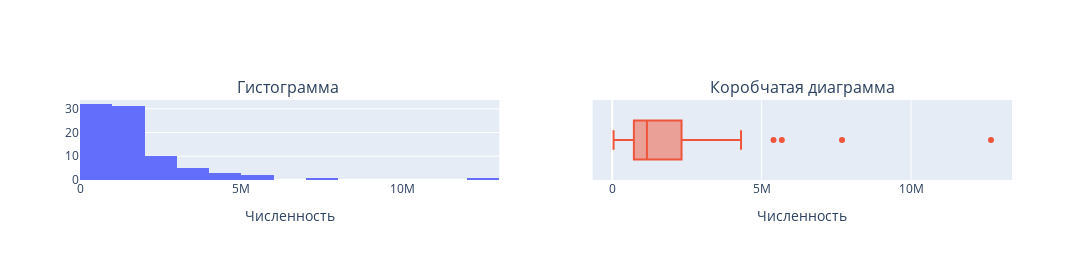
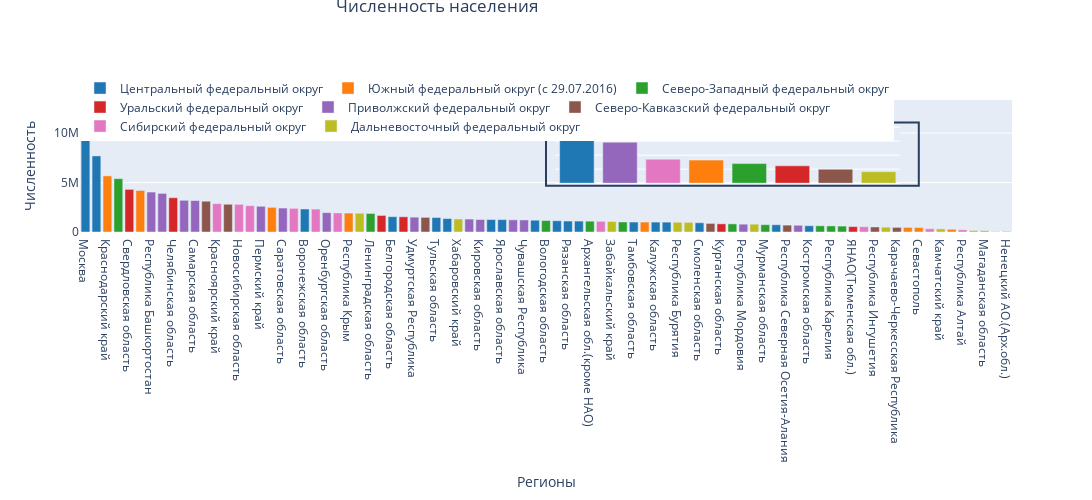

Here is the notebook cell these charts were saved with, in order:
### Code cell
# Создаем маску, где будем использовать цвета наших регионов.
mask_number = df.groupby('Федеральный округ')['Численность населения'].sum().reset_index()
mask_number.sort_values(by='Численность населения',ascending=False,inplace=True)
mask_number['цвет'] = mask_number['Федеральный округ'].map(dct_colors)

# Нарисуем первую фигуру, которая будет состоять из гистограммы и коробчатой диаграммы
fig_1=make_subplots(rows=1,
                  cols=2,
                  subplot_titles=['Гистограмма ','Коробчатая диаграмма']
                  )
# Гистограмма
fig_1.add_trace(col=1,row=1,trace=go.Histogram(x=df['Численность населения'],showlegend=False))
fig_1.update_xaxes(title='Численность',col=1,row=1)

# Коробчатая диаграмма
fig_1.add_trace(col=2,row=1,trace=go.Box(x=df['Численность населения'],showlegend=False,name=''))
fig_1.update_xaxes(title='Численность',col=2,row=1)
# Изменим высоту и ширину первого графика
fig_1.update_layout(height=260,width=1200)

# Нарисуем первый график
fig_1.show()

# Далее нам понадобится столбчатая диаграмма, цветом выделим округа, а меткой сделаем регионы-млн.
fig_2 = px.bar(x=df['Регионы'],
             title='Численность населения по регионам',
             y=df['Численность населения'],
             color=df['Федеральный округ'],
             color_discrete_map=dct_colors,
             height=500,width=1200)

# Отсортируем согласно признаку Регионы, а он у нас отсортирован по численности населения
fig_2.update_xaxes(categoryorder='array',categoryarray=df['Регионы'])

# Добавим текст во внутрь черным цветом, что бы мы понимали где регион миллионник
fig_2.update_traces(textposition='outside',textfont_color='#3F51B5')


# Третий график будет внутри основного второго графика
fig_2.add_trace(
    trace=go.Bar(marker_color=mask_number['цвет'],
        x=mask_number['Федеральный округ'],
        y=mask_number['Численность населения'],
        name="Федеральный округ",xaxis='x2',
        showlegend=False))

# Рисуем внутри второго графика фигуру типа rect - это прямоугольник, указываем его вершины
fig_2.update_layout( shapes=[
    dict(type="rect", #тип
         xref="paper", # цвет 
         yref="paper", # цвет 
         x0=0.5, # начало графика x0 от левого края
         y0=0.35, # начало графика y0 от нижнего края
         x1=0.9, # конец графика x1 от левого края
         y1=0.83, # конец графика y1 от нижнего края
         line_width=2, #
         fillcolor=None, #
         opacity=1)])

# Уточняем область отображения второго графика
fig_2.update_traces(selector=lambda t: t.name=="Федеральный округ", xaxis="x2", yaxis="y2")

# Новые оси третьего графика
fig_2.update_layout(
    xaxis2=dict(domain=[0.51, 0.88], anchor="y2"),  # определяем оси X для врезанного графика
    yaxis2=dict(domain=[0.37, 0.81], anchor="x2")) # определяем оси Y для врезанного графика

fig_2.update_layout(autosize=False,
                  legend_orientation="h",
                  legend=dict(x=0,y=1.2, yanchor='top',title=''),
                  title={'text':"Численность населения",'x':0.4,'y':1},
                  xaxis_title="Регионы",
                  yaxis_title="Численность",
                  
                  xaxis2 = {'showticklabels': False},
                  yaxis2 = {'showticklabels': False})



fig_2.show()

### Figure 1 — Plotly figure (JSON) as saved in the notebook; plotly's stock layout.template omitted (floating-point values rounded to 4 significant figures)
{"data": [{"showlegend": false, "type": "histogram", "x": [12678079, 7690863, 5675462, 5398064, 4310681, 4197821, 4038151, 3902888, 3466369, 3202946, 3179532, 3110858, 2866255, 2803573, 2798170, 2657854, 2599260, 2491036, 2421895, 2391193, 2324205, 2317153, 1956835, 1926665, 1912622, 1895868, 1875872, 1674676, 1549151, 1537416, 1500955, 1478726, 1466127, 1358416, 1315643, 1305563, 1262402, 1260379, 1253389, 1229824, 1217818, 1192491, 1160445, 1139371, 1108847, 1104008, 1092424, 1079271, 1059700, 1012512, 1006748, 1005782, 1002575, 997135, 985937, 971996, 934889, 868350, 827166, 820473, 790197, 790044, 741404, 733498, 696837, 679417, 633385, 626115, 614064, 596508, 544444, 534262, 507061, 488257, 465528, 463088, 449138, 327383, 313016, 271135, 220181, 158305, 140149, 50288, 44111], "xaxis": "x", "yaxis": "y"}, {"name": "", "showlegend": false, "type": "box", "x": [12678079, 7690863, 5675462, 5398064, 4310681, 4197821, 4038151, 3902888, 3466369, 3202946, 3179532, 3110858, 2866255, 2803573, 2798170, 2657854, 2599260, 2491036, 2421895, 2391193, 2324205, 2317153, 1956835, 1926665, 1912622, 1895868, 1875872, 1674676, 1549151, 1537416, 1500955, 1478726, 1466127, 1358416, 1315643, 1305563, 1262402, 1260379, 1253389, 1229824, 1217818, 1192491, 1160445, 1139371, 1108847, 1104008, 1092424, 1079271, 1059700, 1012512, 1006748, 1005782, 1002575, 997135, 985937, 971996, 934889, 868350, 827166, 820473, 790197, 790044, 741404, 733498, 696837, 679417, 633385, 626115, 614064, 596508, 544444, 534262, 507061, 488257, 465528, 463088, 449138, 327383, 313016, 271135, 220181, 158305, 140149, 50288, 44111], "xaxis": "x2", "yaxis": "y2"}], "layout": {"annotations": [{"font": {"size": 16}, "showarrow": false, "text": "Гистограмма ", "x": 0.225, "xanchor": "center", "xref": "paper", "y": 1, "yanchor": "bottom", "yref": "paper"}, {"font": {"size": 16}, "showarrow": false, "text": "Коробчатая диаграмма", "x": 0.775, "xanchor": "center", "xref": "paper", "y": 1, "yanchor": "bottom", "yref": "paper"}], "height": 260, "width": 1200, "xaxis": {"anchor": "y", "domain": [0, 0.45], "title": {"text": "Численность"}}, "xaxis2": {"anchor": "y2", "domain": [0.55, 1], "title": {"text": "Численность"}}, "yaxis": {"anchor": "x", "domain": [0, 1]}, "yaxis2": {"anchor": "x2", "domain": [0, 1]}}}

### Figure 2 — Plotly figure (JSON) as saved in the notebook; plotly's stock layout.template omitted (floating-point values rounded to 4 significant figures)
{"data": [{"hovertemplate": "color=Центральный федеральный округ<br>x=%{x}<br>y=%{y}<extra></extra>", "legendgroup": "Центральный федеральный округ", "marker": {"color": "#1F77B4", "pattern": {"shape": ""}}, "name": "Центральный федеральный округ", "orientation": "v", "showlegend": true, "textfont": {"color": "#3F51B5"}, "textposition": "outside", "type": "bar", "x": ["Москва", "Московская область", "Воронежская область", "Белгородская область", "Тульская область", "Владимирская область", "Тверская область", "Ярославская область", "Брянская область", "Липецкая область", "Рязанская область", "Курская область", "Тамбовская область", "Калужская область", "Ивановская область", "Смоленская область", "Орловская область", "Костромская область"], "xaxis": "x", "y": [12678079, 7690863, 2324205, 1549151, 1466127, 1358416, 1260379, 1253389, 1192491, 1139371, 1108847, 1104008, 1006748, 1002575, 997135, 934889, 733498, 633385], "yaxis": "y"}, {"hovertemplate": "color=Южный федеральный округ (с 29.07.2016)<br>x=%{x}<br>y=%{y}<extra></extra>", "legendgroup": "Южный федеральный округ (с 29.07.2016)", "marker": {"color": "#FF7F0E", "pattern": {"shape": ""}}, "name": "Южный федеральный округ (с 29.07.2016)", "orientation": "v", "showlegend": true, "textfont": {"color": "#3F51B5"}, "textposition": "outside", "type": "bar", "x": ["Краснодарский край", "Ростовская область", "Волгоградская область", "Республика Крым", "Астраханская область", "Республика Адыгея", "Севастополь", "Республика Калмыкия"], "xaxis": "x", "y": [5675462, 4197821, 2491036, 1912622, 1005782, 463088, 449138, 271135], "yaxis": "y"}, {"hovertemplate": "color=Северо-Западный федеральный округ<br>x=%{x}<br>y=%{y}<extra></extra>", "legendgroup": "Северо-Западный федеральный округ", "marker": {"color": "#2CA02C", "pattern": {"shape": ""}}, "name": "Северо-Западный федеральный округ", "orientation": "v", "showlegend": true, "textfont": {"color": "#3F51B5"}, "textposition": "outside", "type": "bar", "x": ["Санкт-Петербург", "Ленинградская область", "Вологодская область", "Архангельская обл.(кроме НАО)", "Калининградская область", "Республика Коми", "Мурманская область", "Псковская область", "Республика Карелия", "Новгородская область", "Ненецкий АО.(Арх.обл.)"], "xaxis": "x", "y": [5398064, 1875872, 1160445, 1092424, 1012512, 820473, 741404, 626115, 614064, 596508, 44111], "yaxis": "y"}, {"hovertemplate": "color=Уральский федеральный округ<br>x=%{x}<br>y=%{y}<extra></extra>", "legendgroup": "Уральский федеральный округ", "marker": {"color": "#D62728", "pattern": {"shape": ""}}, "name": "Уральский федеральный округ", "orientation": "v", "showlegend": true, "textfont": {"color": "#3F51B5"}, "textposition": "outside", "type": "bar", "x": ["Свердловская область", "Челябинская область", "ХМАО(Тюменская обл.)", "Тюменская обл.(кроме ХМАО,ЯНАО)", "Курганская область", "ЯНАО(Тюменская обл.)"], "xaxis": "x", "y": [4310681, 3466369, 1674676, 1537416, 827166, 544444], "yaxis": "y"}, {"hovertemplate": "color=Приволжский федеральный округ<br>x=%{x}<br>y=%{y}<extra></extra>", "legendgroup": "Приволжский федеральный округ", "marker": {"color": "#9467BD", "pattern": {"shape": ""}}, "name": "Приволжский федеральный округ", "orientation": "v", "showlegend": true, "textfont": {"color": "#3F51B5"}, "textposition": "outside", "type": "bar", "x": ["Республика Башкортостан", "Республика Татарстан", "Нижегородская область", "Самарская область", "Пермский край", "Саратовская область", "Оренбургская область", "Удмуртская Республика", "Пензенская область", "Кировская область", "Ульяновская область", "Чувашская Республика", "Республика Мордовия", "Республика Марий Эл"], "xaxis": "x", "y": [4038151, 3902888, 3202946, 3179532, 2599260, 2421895, 1956835, 1500955, 1305563, 1262402, 1229824, 1217818, 790197, 679417], "yaxis": "y"}, {"hovertemplate": "color=Северо-Кавказский федеральный округ<br>x=%{x}<br>y=%{y}<extra></extra>", "legendgroup": "Северо-Кавказский федеральный округ", "marker": {"color": "#8C564B", "pattern": {"shape": ""}}, "name": "Северо-Кавказский федеральный округ", "orientation": "v", "showlegend": true, "textfont": {"color": "#3F51B5"}, "textposition": "outside", "type": "bar", "x": ["Республика Дагестан", "Ставропольский край", "Чеченская Республика", "Кабардино-Балкарская Республика", "Республика Северная Осетия-Алания", "Республика Ингушетия", "Карачаево-Черкесская Республика"], "xaxis": "x", "y": [3110858, 2803573, 1478726, 868350, 696837, 507061, 465528], "yaxis": "y"}, {"hovertemplate": "color=Сибирский федеральный округ<br>x=%{x}<br>y=%{y}<extra></extra>", "legendgroup": "Сибирский федеральный округ", "marker": {"color": "#E377C2", "pattern": {"shape": ""}}, "name": "Сибирский федеральный округ", "orientation": "v", "showlegend": true, "textfont": {"color": "#3F51B5"}, "textposition": "outside", "type": "bar", "x": ["Красноярский край", "Новосибирская область", "Кемеровская область", "Иркутская область", "Алтайский край", "Омская область", "Томская область", "Республика Хакасия", "Республика Тыва", "Республика Алтай"], "xaxis": "x", "y": [2866255, 2798170, 2657854, 2391193, 2317153, 1926665, 1079271, 534262, 327383, 220181], "yaxis": "y"}, {"hovertemplate": "color=Дальневосточный федеральный округ<br>x=%{x}<br>y=%{y}<extra></extra>", "legendgroup": "Дальневосточный федеральный округ", "marker": {"color": "#BCBD22", "pattern": {"shape": ""}}, "name": "Дальневосточный федеральный округ", "orientation": "v", "showlegend": true, "textfont": {"color": "#3F51B5"}, "textposition": "outside", "type": "bar", "x": ["Приморский край", "Хабаровский край", "Забайкальский край", "Республика Бурятия", "Республика Саха (Якутия)", "Амурская область", "Сахалинская область", "Камчатский край", "Еврейская автономная область", "Магаданская область", "Чукотский автономный округ"], "xaxis": "x", "y": [1895868, 1315643, 1059700, 985937, 971996, 790044, 488257, 313016, 158305, 140149, 50288], "yaxis": "y"}, {"marker": {"color": ["#1F77B4", "#9467BD", "#E377C2", "#FF7F0E", "#2CA02C", "#D62728", "#8C564B", "#BCBD22"]}, "name": "Федеральный округ", "showlegend": false, "type": "bar", "x": ["Центральный федеральный округ", "Приволжский федеральный округ", "Сибирский федеральный округ", "Южный федеральный округ (с 29.07.2016)", "Северо-Западный федеральный округ", "Уральский федеральный округ", "Северо-Кавказский федеральный округ", "Дальневосточный федеральный округ"], "xaxis": "x2", "y": [39433556, 29287683, 17118387, 16466084, 13981992, 12360752, 9930933, 8169203], "yaxis": "y2"}], "layout": {"autosize": false, "barmode": "relative", "height": 500, "legend": {"orientation": "h", "title": {"text": ""}, "tracegroupgap": 0, "x": 0, "y": 1.2, "yanchor": "top"}, "shapes": [{"line": {"width": 2}, "opacity": 1, "type": "rect", "x0": 0.5, "x1": 0.9, "xref": "paper", "y0": 0.35, "y1": 0.83, "yref": "paper"}], "title": {"text": "Численность населения", "x": 0.4, "y": 1}, "width": 1200, "xaxis": {"anchor": "y", "categoryarray": ["Москва", "Московская область", "Краснодарский край", "Санкт-Петербург", "Свердловская область", "Ростовская область", "Республика Башкортостан", "Республика Татарстан", "Челябинская область", "Нижегородская область", "Самарская область", "Республика Дагестан", "Красноярский край", "Ставропольский край", "Новосибирская область", "Кемеровская область", "Пермский край", "Волгоградская область", "Саратовская область", "Иркутская область", "Воронежская область", "Алтайский край", "Оренбургская область", "Омская область", "Республика Крым", "Приморский край", "Ленинградская область", "ХМАО(Тюменская обл.)", "Белгородская область", "Тюменская обл.(кроме ХМАО,ЯНАО)", "Удмуртская Республика", "Чеченская Республика", "Тульская область", "Владимирская область", "Хабаровский край", "Пензенская область", "Кировская область", "Тверская область", "Ярославская область", "Ульяновская область", "Чувашская Республика", "Брянская область", "Вологодская область", "Липецкая область", "Рязанская область", "Курская область", "Архангельская обл.(кроме НАО)", "Томская область", "Забайкальский край", "Калининградская область", "Тамбовская область", "Астраханская область", "Калужская область", "Ивановская область", "Республика Бурятия", "Республика Саха (Якутия)", "Смоленская область", "Кабардино-Балкарская Республика", "Курганская область", "Республика Коми", "Республика Мордовия", "Амурская область", "Мурманская область", "Орловская область", "Республика Северная Осетия-Алания", "Республика Марий Эл", "Костромская область", "Псковская область", "Республика Карелия", "Новгородская область", "ЯНАО(Тюменская обл.)", "Республика Хакасия", "Республика Ингушетия", "Сахалинская область", "Карачаево-Черкесская Республика", "Республика Адыгея", "Севастополь", "Республика Тыва", "Камчатский край", "Республика Калмыкия", "Республика Алтай", "Еврейская автономная область", "Магаданская область", "Чукотский автономный округ", "Ненецкий АО.(Арх.обл.)"], "categoryorder": "array", "domain": [0, 1], "title": {"text": "Регионы"}}, "xaxis2": {"anchor": "y2", "domain": [0.51, 0.88], "showticklabels": false}, "yaxis": {"anchor": "x", "domain": [0, 1], "title": {"text": "Численность"}}, "yaxis2": {"anchor": "x2", "domain": [0.37, 0.81], "showticklabels": false}}}
